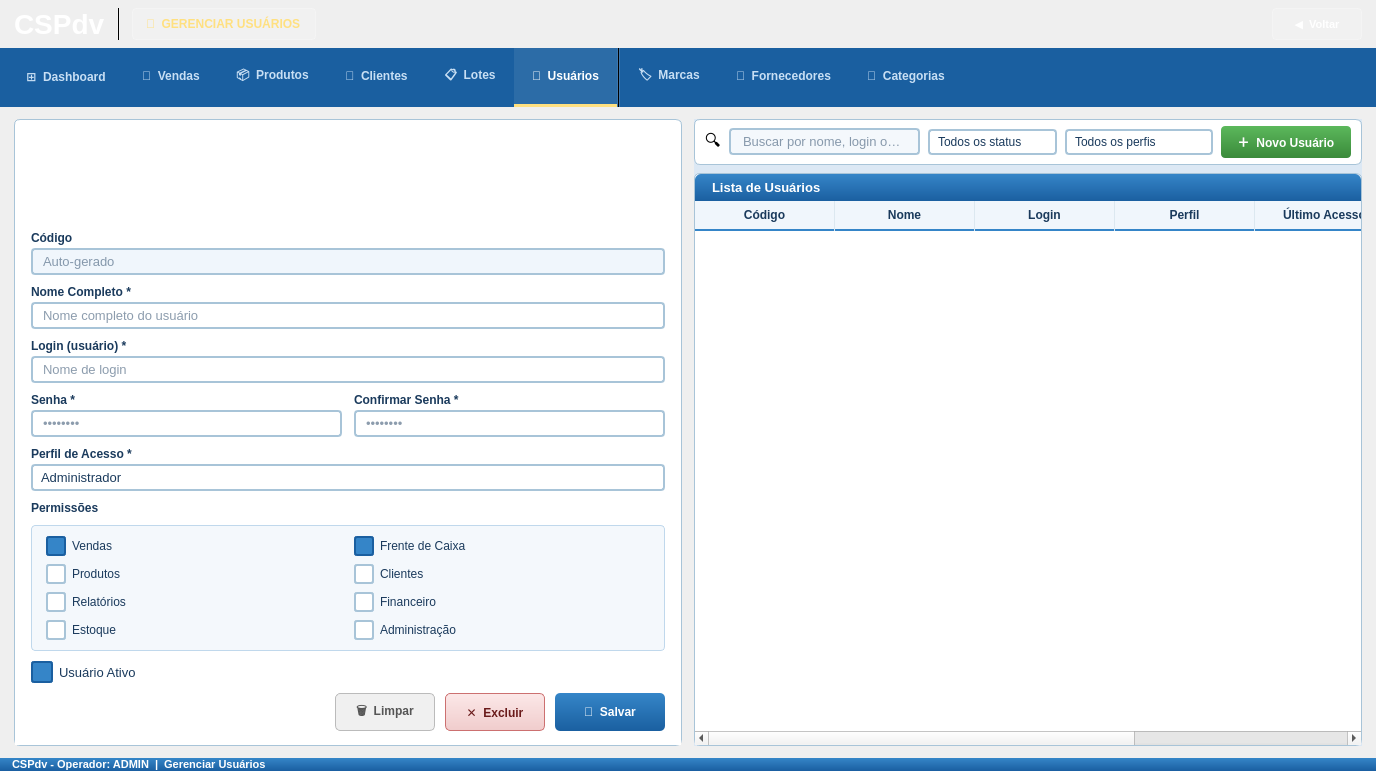
<?xml version="1.0" encoding="UTF-8"?>
<ui version="4.0">
 <class>GerenciarUsuarios</class>
 <widget class="QWidget" name="GerenciarUsuarios">
  <property name="geometry">
   <rect>
    <x>0</x>
    <y>0</y>
    <width>1376</width>
    <height>771</height>
   </rect>
  </property>
  <property name="windowTitle">
   <string>CSPdv - Gerenciar Usuários</string>
  </property>
  <property name="styleSheet">
   <string notr="true">QWidget { font-family: Arial; }</string>
  </property>
  <layout class="QVBoxLayout" name="mainVLayout">
   <property name="spacing">
    <number>0</number>
   </property>
   <property name="leftMargin">
    <number>0</number>
   </property>
   <property name="topMargin">
    <number>0</number>
   </property>
   <property name="rightMargin">
    <number>0</number>
   </property>
   <property name="bottomMargin">
    <number>0</number>
   </property>
   <item>
    <widget class="QFrame" name="frameHeader">
     <property name="styleSheet">
      <string notr="true">
       QFrame#frameHeader {
        background: qlineargradient(x1:0,y1:0,x2:0,y2:1,
         stop:0 #3585c8, stop:1 #1a5fa0);
       }
      </string>
     </property>
     <layout class="QHBoxLayout" name="headerHLayout">
      <property name="spacing">
       <number>12</number>
      </property>
      <property name="leftMargin">
       <number>14</number>
      </property>
      <property name="topMargin">
       <number>8</number>
      </property>
      <property name="rightMargin">
       <number>14</number>
      </property>
      <property name="bottomMargin">
       <number>8</number>
      </property>
      <item>
       <widget class="QLabel" name="lblLogo">
        <property name="styleSheet">
         <string notr="true">color:white;font-size:28px;font-weight:bold;</string>
        </property>
        <property name="text">
         <string>CSPdv</string>
        </property>
       </widget>
      </item>
      <item>
       <widget class="QFrame" name="frameSep">
        <property name="styleSheet">
         <string notr="true">background-color:rgba(255,255,255,80);</string>
        </property>
        <property name="frameShape">
         <enum>QFrame::VLine</enum>
        </property>
       </widget>
      </item>
      <item>
       <widget class="QLabel" name="lblBadge">
        <property name="styleSheet">
         <string notr="true">
          QLabel {
           background-color:rgba(255,255,255,30);
           color:#ffe080; font-size:12px; font-weight:bold;
           border:1px solid rgba(255,255,255,60);
           border-radius:4px; padding:3px 10px;
          }
         </string>
        </property>
        <property name="text">
         <string>🔑  GERENCIAR USUÁRIOS</string>
        </property>
       </widget>
      </item>
      <item>
       <spacer name="headerSpacer">
        <property name="orientation">
         <enum>Qt::Horizontal</enum>
        </property>
        <property name="sizeHint" stdset="0">
         <size>
          <width>40</width>
          <height>10</height>
         </size>
        </property>
       </spacer>
      </item>
      <item>
       <widget class="QPushButton" name="btnVoltar">
        <property name="minimumSize">
         <size>
          <width>90</width>
          <height>32</height>
         </size>
        </property>
        <property name="styleSheet">
         <string notr="true">
          QPushButton {
           background-color:rgba(255,255,255,25); color:white;
           font-size:11px; font-weight:bold;
           border:1px solid rgba(255,255,255,60);
           border-radius:4px; padding:4px 12px;
          }
          QPushButton:hover  { background-color:rgba(255,255,255,40); }
          QPushButton:pressed{ background-color:rgba(255,255,255,15); }
         </string>
        </property>
        <property name="text">
         <string>◀  Voltar</string>
        </property>
       </widget>
      </item>
     </layout>
    </widget>
   </item>
   <item>
    <widget class="QFrame" name="frameNavBar">
     <property name="minimumHeight"><number>44</number></property>
     <property name="maximumHeight"><number>44</number></property>
     <property name="styleSheet">
      <string notr="true">
       QFrame#frameNavBar { background-color: #1a5fa0; }
       QPushButton {
        background-color: transparent;
        color: #c8dff4;
        font-size: 12px;
        font-weight: bold;
        border: none;
        border-bottom: 3px solid transparent;
        min-height: 44px;
        padding: 6px 18px;
       }
       QPushButton:hover {
        color: white;
        background-color: rgba(255,255,255,15);
        border-bottom: 3px solid rgba(255,255,255,60);
       }
       QPushButton:checked {
        color: white;
        background-color: rgba(255,255,255,20);
        border-bottom: 3px solid #ffe080;
       }
       /* Sub-itens de catálogo (marcas/fornec/categ) — fonte menor */
       QPushButton[navSub="true"] {
        font-size: 11px;
        padding: 4px 12px;
        color: #a8d4f0;
       }
       QPushButton[navSub="true"]:hover  { color: white; }
       QPushButton[navSub="true"]:checked { color: white; }
      </string>
     </property>
     <layout class="QHBoxLayout" name="navHLayout">
      <property name="spacing"><number>0</number></property>
      <property name="leftMargin"><number>8</number></property>
      <property name="topMargin"><number>0</number></property>
      <property name="rightMargin"><number>0</number></property>
      <property name="bottomMargin"><number>0</number></property>
      <item>
       <widget class="QPushButton" name="btnNavDashboard">
        <property name="text"><string>⊞  Dashboard</string></property>
        <property name="checkable"><bool>true</bool></property>
       </widget>
      </item>
      <item>
       <widget class="QPushButton" name="btnNavVendas">
        <property name="text"><string>🛒  Vendas</string></property>
        <property name="checkable"><bool>true</bool></property>
       </widget>
      </item>
      <item>
       <widget class="QPushButton" name="btnNavProdutos">
        <property name="text"><string>📦  Produtos</string></property>
        <property name="checkable"><bool>true</bool></property>
       </widget>
      </item>
      <item>
       <widget class="QPushButton" name="btnNavClientes">
        <property name="text"><string>👥  Clientes</string></property>
        <property name="checkable"><bool>true</bool></property>
       </widget>
      </item>
      <item>
       <widget class="QPushButton" name="btnNavLotes">
        <property name="text"><string>📋  Lotes</string></property>
        <property name="checkable"><bool>true</bool></property>
       </widget>
      </item>
      <item>
       <widget class="QPushButton" name="btnNavUsuarios">
        <property name="text"><string>🔑  Usuários</string></property>
        <property name="checkable"><bool>true</bool></property>
        <property name="checked"><bool>true</bool></property>
       </widget>
      </item>
      <item>
       <widget class="QFrame" name="navSeparator">
        <property name="minimumWidth"><number>1</number></property>
        <property name="maximumWidth"><number>1</number></property>
        <property name="styleSheet"><string notr="true">background-color:rgba(255,255,255,40);</string></property>
        <property name="frameShape"><enum>QFrame::VLine</enum></property>
       </widget>
      </item>
      <item>
       <widget class="QPushButton" name="btnNavMarcas">
        <property name="text"><string>🏷  Marcas</string></property>
        <property name="checkable"><bool>true</bool></property>
       </widget>
      </item>
      <item>
       <widget class="QPushButton" name="btnNavFornecedores">
        <property name="text"><string>🚚  Fornecedores</string></property>
        <property name="checkable"><bool>true</bool></property>
       </widget>
      </item>
      <item>
       <widget class="QPushButton" name="btnNavCategorias">
        <property name="text"><string>📂  Categorias</string></property>
        <property name="checkable"><bool>true</bool></property>
       </widget>
      </item>
      <item>
       <spacer name="navSpacer">
        <property name="orientation"><enum>Qt::Horizontal</enum></property>
        <property name="sizeHint" stdset="0"><size><width>40</width><height>10</height></size></property>
       </spacer>
      </item>
     </layout>
    </widget>
   </item>
   <item>
    <layout class="QHBoxLayout" name="conteudoHLayout">
     <property name="spacing">
      <number>12</number>
     </property>
     <property name="leftMargin">
      <number>14</number>
     </property>
     <property name="topMargin">
      <number>12</number>
     </property>
     <property name="rightMargin">
      <number>14</number>
     </property>
     <property name="bottomMargin">
      <number>12</number>
     </property>
     <item>
      <widget class="QFrame" name="frameFormulario">
       <property name="styleSheet">
        <string notr="true">
          QFrame#frameFormulario {
           background-color:#ffffff;
           border:1px solid #a8c4d8;
           border-radius:6px;
          }
         </string>
       </property>
       <layout class="QVBoxLayout" name="formVLayout">
        <property name="spacing">
         <number>0</number>
        </property>
        <property name="leftMargin">
         <number>0</number>
        </property>
        <property name="topMargin">
         <number>0</number>
        </property>
        <property name="rightMargin">
         <number>0</number>
        </property>
        <property name="bottomMargin">
         <number>0</number>
        </property>
        <item>
         <widget class="QLabel" name="lblFormTitle">
          <property name="styleSheet">
           <string notr="true">
             QLabel {
              background:qlineargradient(x1:0,y1:0,x2:0,y2:1,
               stop:0 #3585c8, stop:1 #1a5fa0);
              color:white; font-size:13px; font-weight:bold;
              padding:6px 14px;
              border-top-left-radius:6px; border-top-right-radius:6px;
             }
            </string>
          </property>
          <property name="text">
           <string>Dados do Usuário</string>
          </property>
         </widget>
        </item>
        <item>
         <widget class="QFrame" name="frameCampos">
          <property name="styleSheet">
           <string notr="true">QFrame#frameCampos { background-color:#ffffff; }</string>
          </property>
          <layout class="QVBoxLayout" name="camposVLayout">
           <property name="spacing">
            <number>10</number>
           </property>
           <property name="leftMargin">
            <number>16</number>
           </property>
           <property name="topMargin">
            <number>14</number>
           </property>
           <property name="rightMargin">
            <number>16</number>
           </property>
           <property name="bottomMargin">
            <number>14</number>
           </property>
           <item>
            <layout class="QVBoxLayout">
             <property name="spacing">
              <number>3</number>
             </property>
             <item>
              <widget class="QLabel" name="lblCodigo">
               <property name="styleSheet">
                <string notr="true">font-size:12px;font-weight:bold;color:#1a3a5c;</string>
               </property>
               <property name="text">
                <string>Código</string>
               </property>
              </widget>
             </item>
             <item>
              <widget class="QLineEdit" name="lineEditCodigo">
               <property name="styleSheet">
                <string notr="true">QLineEdit{background-color:#f0f6fc;border:2px solid #a8c4d8;border-radius:4px;font-size:13px;color:#1a3a5c;padding:3px 8px;}QLineEdit:focus{border-color:#3585c8;background-color:#ffffff;}</string>
               </property>
               <property name="readOnly">
                <bool>true</bool>
               </property>
               <property name="placeholderText">
                <string>Auto-gerado</string>
               </property>
              </widget>
             </item>
            </layout>
           </item>
           <item>
            <layout class="QVBoxLayout">
             <property name="spacing">
              <number>3</number>
             </property>
             <item>
              <widget class="QLabel" name="lblNome">
               <property name="styleSheet">
                <string notr="true">font-size:12px;font-weight:bold;color:#1a3a5c;</string>
               </property>
               <property name="text">
                <string>Nome Completo *</string>
               </property>
              </widget>
             </item>
             <item>
              <widget class="QLineEdit" name="lineEditNome">
               <property name="styleSheet">
                <string notr="true">QLineEdit{background-color:#ffffff;border:2px solid #a8c4d8;border-radius:4px;font-size:13px;color:#1a3a5c;padding:3px 8px;}QLineEdit:focus{border-color:#3585c8;}</string>
               </property>
               <property name="placeholderText">
                <string>Nome completo do usuário</string>
               </property>
              </widget>
             </item>
            </layout>
           </item>
           <item>
            <layout class="QVBoxLayout">
             <property name="spacing">
              <number>3</number>
             </property>
             <item>
              <widget class="QLabel" name="lblLogin">
               <property name="styleSheet">
                <string notr="true">font-size:12px;font-weight:bold;color:#1a3a5c;</string>
               </property>
               <property name="text">
                <string>Login (usuário) *</string>
               </property>
              </widget>
             </item>
             <item>
              <widget class="QLineEdit" name="lineEditLogin">
               <property name="styleSheet">
                <string notr="true">QLineEdit{background-color:#ffffff;border:2px solid #a8c4d8;border-radius:4px;font-size:13px;color:#1a3a5c;padding:3px 8px;}QLineEdit:focus{border-color:#3585c8;}</string>
               </property>
               <property name="placeholderText">
                <string>Nome de login</string>
               </property>
              </widget>
             </item>
            </layout>
           </item>
           <item>
            <layout class="QHBoxLayout">
             <property name="spacing">
              <number>12</number>
             </property>
             <item>
              <layout class="QVBoxLayout">
               <property name="spacing">
                <number>3</number>
               </property>
               <item>
                <widget class="QLabel" name="lblSenha">
                 <property name="styleSheet">
                  <string notr="true">font-size:12px;font-weight:bold;color:#1a3a5c;</string>
                 </property>
                 <property name="text">
                  <string>Senha *</string>
                 </property>
                </widget>
               </item>
               <item>
                <widget class="QLineEdit" name="lineEditSenha">
                 <property name="styleSheet">
                  <string notr="true">QLineEdit{background-color:#ffffff;border:2px solid #a8c4d8;border-radius:4px;font-size:13px;color:#1a3a5c;padding:3px 8px;}QLineEdit:focus{border-color:#3585c8;}</string>
                 </property>
                 <property name="echoMode">
                  <enum>QLineEdit::Password</enum>
                 </property>
                 <property name="placeholderText">
                  <string>••••••••</string>
                 </property>
                </widget>
               </item>
              </layout>
             </item>
             <item>
              <layout class="QVBoxLayout">
               <property name="spacing">
                <number>3</number>
               </property>
               <item>
                <widget class="QLabel" name="lblConfSenha">
                 <property name="styleSheet">
                  <string notr="true">font-size:12px;font-weight:bold;color:#1a3a5c;</string>
                 </property>
                 <property name="text">
                  <string>Confirmar Senha *</string>
                 </property>
                </widget>
               </item>
               <item>
                <widget class="QLineEdit" name="lineEditConfSenha">
                 <property name="styleSheet">
                  <string notr="true">QLineEdit{background-color:#ffffff;border:2px solid #a8c4d8;border-radius:4px;font-size:13px;color:#1a3a5c;padding:3px 8px;}QLineEdit:focus{border-color:#3585c8;}</string>
                 </property>
                 <property name="echoMode">
                  <enum>QLineEdit::Password</enum>
                 </property>
                 <property name="placeholderText">
                  <string>••••••••</string>
                 </property>
                </widget>
               </item>
              </layout>
             </item>
            </layout>
           </item>
           <item>
            <layout class="QVBoxLayout">
             <property name="spacing">
              <number>3</number>
             </property>
             <item>
              <widget class="QLabel" name="lblPerfil">
               <property name="styleSheet">
                <string notr="true">font-size:12px;font-weight:bold;color:#1a3a5c;</string>
               </property>
               <property name="text">
                <string>Perfil de Acesso *</string>
               </property>
              </widget>
             </item>
             <item>
              <widget class="QComboBox" name="comboPerfil">
               <property name="styleSheet">
                <string notr="true">
                  QComboBox{background-color:#ffffff;border:2px solid #a8c4d8;border-radius:4px;font-size:13px;color:#1a3a5c;padding:3px 8px;}
                  QComboBox:focus{border-color:#3585c8;}
                  QComboBox::drop-down{border:none;width:24px;}
                  QComboBox QAbstractItemView{background-color:#ffffff;border:1px solid #a8c4d8;selection-background-color:#3585c8;selection-color:white;font-size:13px;}
                 </string>
               </property>
               <item>
                <property name="text">
                 <string>Administrador</string>
                </property>
               </item>
               <item>
                <property name="text">
                 <string>Operador de Caixa</string>
                </property>
               </item>
               <item>
                <property name="text">
                 <string>Gerente</string>
                </property>
               </item>
               <item>
                <property name="text">
                 <string>Estoquista</string>
                </property>
               </item>
              </widget>
             </item>
            </layout>
           </item>
           <item>
            <widget class="QLabel" name="lblPermissoes">
             <property name="styleSheet">
              <string notr="true">font-size:12px;font-weight:bold;color:#1a3a5c;</string>
             </property>
             <property name="text">
              <string>Permissões</string>
             </property>
            </widget>
           </item>
           <item>
            <widget class="QFrame" name="framePermissoes">
             <property name="styleSheet">
              <string notr="true">
                QFrame#framePermissoes{background-color:#f4f8fc;border:1px solid #c0d8ec;border-radius:4px;}
                QCheckBox{font-size:12px;color:#1a3a5c;spacing:6px;padding:2px 4px;}
                QCheckBox::indicator{width:16px;height:16px;border:2px solid #a8c4d8;border-radius:3px;background:#ffffff;}
                QCheckBox::indicator:checked{background-color:#3585c8;border-color:#1a5fa0;}
               </string>
             </property>
             <layout class="QGridLayout" name="permissoesGridLayout">
              <property name="leftMargin">
               <number>10</number>
              </property>
              <property name="topMargin">
               <number>8</number>
              </property>
              <property name="rightMargin">
               <number>10</number>
              </property>
              <property name="bottomMargin">
               <number>8</number>
              </property>
              <property name="spacing">
               <number>4</number>
              </property>
              <item row="0" column="0">
               <widget class="QCheckBox" name="checkVendas">
                <property name="text">
                 <string>Vendas</string>
                </property>
                <property name="checked">
                 <bool>true</bool>
                </property>
               </widget>
              </item>
              <item row="0" column="1">
               <widget class="QCheckBox" name="checkCaixa">
                <property name="text">
                 <string>Frente de Caixa</string>
                </property>
                <property name="checked">
                 <bool>true</bool>
                </property>
               </widget>
              </item>
              <item row="1" column="0">
               <widget class="QCheckBox" name="checkProdutos">
                <property name="text">
                 <string>Produtos</string>
                </property>
               </widget>
              </item>
              <item row="1" column="1">
               <widget class="QCheckBox" name="checkClientes">
                <property name="text">
                 <string>Clientes</string>
                </property>
               </widget>
              </item>
              <item row="2" column="0">
               <widget class="QCheckBox" name="checkRelatorios">
                <property name="text">
                 <string>Relatórios</string>
                </property>
               </widget>
              </item>
              <item row="2" column="1">
               <widget class="QCheckBox" name="checkFinanceiro">
                <property name="text">
                 <string>Financeiro</string>
                </property>
               </widget>
              </item>
              <item row="3" column="0">
               <widget class="QCheckBox" name="checkEstoque">
                <property name="text">
                 <string>Estoque</string>
                </property>
               </widget>
              </item>
              <item row="3" column="1">
               <widget class="QCheckBox" name="checkAdmin">
                <property name="text">
                 <string>Administração</string>
                </property>
               </widget>
              </item>
             </layout>
            </widget>
           </item>
           <item>
            <widget class="QCheckBox" name="checkAtivo">
             <property name="styleSheet">
              <string notr="true">
                QCheckBox{font-size:13px;color:#1a3a5c;spacing:6px;}
                QCheckBox::indicator{width:18px;height:18px;border:2px solid #a8c4d8;border-radius:3px;background:#ffffff;}
                QCheckBox::indicator:checked{background-color:#3585c8;border-color:#1a5fa0;}
               </string>
             </property>
             <property name="text">
              <string>Usuário Ativo</string>
             </property>
             <property name="checked">
              <bool>true</bool>
             </property>
            </widget>
           </item>
           <item>
            <layout class="QHBoxLayout" name="botoesHLayout">
             <property name="spacing">
              <number>10</number>
             </property>
             <item>
              <spacer name="btnSpacer">
               <property name="orientation">
                <enum>Qt::Horizontal</enum>
               </property>
               <property name="sizeHint" stdset="0">
                <size>
                 <width>20</width>
                 <height>10</height>
                </size>
               </property>
              </spacer>
             </item>
             <item>
              <widget class="QPushButton" name="btnLimpar">
               <property name="minimumSize">
                <size>
                 <width>100</width>
                 <height>38</height>
                </size>
               </property>
               <property name="styleSheet">
                <string notr="true">QPushButton{background-color:#f0f0f0;color:#555555;font-size:12px;font-weight:bold;border:1px solid #bbbbbb;border-radius:5px;padding:5px 14px;}QPushButton:hover{background-color:#e0e0e0;}QPushButton:pressed{background-color:#cccccc;}</string>
               </property>
               <property name="text">
                <string>🗑  Limpar</string>
               </property>
              </widget>
             </item>
             <item>
              <widget class="QPushButton" name="btnExcluir">
               <property name="minimumSize">
                <size>
                 <width>100</width>
                 <height>38</height>
                </size>
               </property>
               <property name="styleSheet">
                <string notr="true">QPushButton{background:qlineargradient(x1:0,y1:0,x2:0,y2:1,stop:0 #fce8e8,stop:1 #f0cccc);color:#6a1a1a;font-size:12px;font-weight:bold;border:1px solid #cc7070;border-radius:5px;padding:5px 14px;}QPushButton:hover{background:#f8d8d8;border-color:#aa4444;}QPushButton:pressed{background:#e8b8b8;}</string>
               </property>
               <property name="text">
                <string>✕  Excluir</string>
               </property>
              </widget>
             </item>
             <item>
              <widget class="QPushButton" name="btnSalvar">
               <property name="minimumSize">
                <size>
                 <width>110</width>
                 <height>38</height>
                </size>
               </property>
               <property name="styleSheet">
                <string notr="true">QPushButton{background:qlineargradient(x1:0,y1:0,x2:0,y2:1,stop:0 #3585c8,stop:1 #1a5fa0);color:white;font-size:12px;font-weight:bold;border:none;border-radius:5px;padding:5px 14px;}QPushButton:hover{background:#2a74b8;}QPushButton:pressed{background:#1a5fa0;}</string>
               </property>
               <property name="text">
                <string>💾  Salvar</string>
               </property>
               <property name="shortcut">
                <string>Return</string>
               </property>
              </widget>
             </item>
            </layout>
           </item>
          </layout>
         </widget>
        </item>
       </layout>
      </widget>
     </item>
     <item>
      <widget class="QFrame" name="frameTabelaArea">
       <property name="styleSheet">
        <string notr="true">QFrame#frameTabelaArea{background-color:#dce8f4;}</string>
       </property>
       <layout class="QVBoxLayout" name="tabelaAreaVLayout">
        <property name="spacing">
         <number>8</number>
        </property>
        <property name="leftMargin">
         <number>0</number>
        </property>
        <property name="topMargin">
         <number>0</number>
        </property>
        <property name="rightMargin">
         <number>0</number>
        </property>
        <property name="bottomMargin">
         <number>0</number>
        </property>
        <item>
         <widget class="QFrame" name="frameToolbar">
          <property name="styleSheet">
           <string notr="true">
             QFrame#frameToolbar{background-color:#ffffff;border:1px solid #a8c4d8;border-radius:6px;}
            </string>
          </property>
          <layout class="QHBoxLayout" name="toolbarHLayout">
           <property name="spacing">
            <number>8</number>
           </property>
           <property name="leftMargin">
            <number>10</number>
           </property>
           <property name="topMargin">
            <number>6</number>
           </property>
           <property name="rightMargin">
            <number>10</number>
           </property>
           <property name="bottomMargin">
            <number>6</number>
           </property>
           <item>
            <widget class="QLabel" name="lblBuscaIcon">
             <property name="styleSheet">
              <string notr="true">font-size:16px;</string>
             </property>
             <property name="text">
              <string>🔍</string>
             </property>
            </widget>
           </item>
           <item>
            <widget class="QLineEdit" name="lineEditBusca">
             <property name="styleSheet">
              <string notr="true">
                QLineEdit{background-color:#f4f8fc;border:2px solid #a8c4d8;border-radius:4px;font-size:13px;color:#1a3a5c;padding:3px 10px;}
                QLineEdit:focus{border-color:#3585c8;background-color:#ffffff;}
               </string>
             </property>
             <property name="placeholderText">
              <string>Buscar por nome, login ou perfil...</string>
             </property>
            </widget>
           </item>
           <item>
            <widget class="QComboBox" name="comboFiltroStatus">
             <property name="styleSheet">
              <string notr="true">
                QComboBox{background-color:#ffffff;border:2px solid #a8c4d8;border-radius:4px;font-size:12px;color:#1a3a5c;padding:3px 8px;}
                QComboBox:focus{border-color:#3585c8;}
                QComboBox::drop-down{border:none;width:22px;}
                QComboBox QAbstractItemView{background-color:#ffffff;border:1px solid #a8c4d8;selection-background-color:#3585c8;selection-color:white;}
               </string>
             </property>
             <item>
              <property name="text">
               <string>Todos os status</string>
              </property>
             </item>
             <item>
              <property name="text">
               <string>Ativos</string>
              </property>
             </item>
             <item>
              <property name="text">
               <string>Inativos</string>
              </property>
             </item>
            </widget>
           </item>
           <item>
            <widget class="QComboBox" name="comboFiltroPerfil">
             <property name="styleSheet">
              <string notr="true">
                QComboBox{background-color:#ffffff;border:2px solid #a8c4d8;border-radius:4px;font-size:12px;color:#1a3a5c;padding:3px 8px;}
                QComboBox:focus{border-color:#3585c8;}
                QComboBox::drop-down{border:none;width:22px;}
                QComboBox QAbstractItemView{background-color:#ffffff;border:1px solid #a8c4d8;selection-background-color:#3585c8;selection-color:white;}
               </string>
             </property>
             <item>
              <property name="text">
               <string>Todos os perfis</string>
              </property>
             </item>
             <item>
              <property name="text">
               <string>Administrador</string>
              </property>
             </item>
             <item>
              <property name="text">
               <string>Operador de Caixa</string>
              </property>
             </item>
             <item>
              <property name="text">
               <string>Gerente</string>
              </property>
             </item>
             <item>
              <property name="text">
               <string>Estoquista</string>
              </property>
             </item>
            </widget>
           </item>
           <item>
            <widget class="QPushButton" name="btnNovoUsuario">
             <property name="minimumSize">
              <size>
               <width>130</width>
               <height>32</height>
              </size>
             </property>
             <property name="styleSheet">
              <string notr="true">
                QPushButton{background:qlineargradient(x1:0,y1:0,x2:0,y2:1,stop:0 #5cb85c,stop:1 #3a8a3a);color:white;font-size:12px;font-weight:bold;border:none;border-radius:4px;padding:4px 14px;}
                QPushButton:hover{background:#4a9a4a;}
                QPushButton:pressed{background:#3a8a3a;}
               </string>
             </property>
             <property name="text">
              <string>＋  Novo Usuário</string>
             </property>
            </widget>
           </item>
          </layout>
         </widget>
        </item>
        <item>
         <widget class="QFrame" name="frameTabelaUsuarios">
          <property name="styleSheet">
           <string notr="true">
             QFrame#frameTabelaUsuarios{background-color:#ffffff;border:1px solid #a8c4d8;border-radius:6px;}
            </string>
          </property>
          <layout class="QVBoxLayout" name="tabelaVLayout">
           <property name="spacing">
            <number>0</number>
           </property>
           <property name="leftMargin">
            <number>0</number>
           </property>
           <property name="topMargin">
            <number>0</number>
           </property>
           <property name="rightMargin">
            <number>0</number>
           </property>
           <property name="bottomMargin">
            <number>0</number>
           </property>
           <item>
            <widget class="QLabel" name="lblTabelaTitle">
             <property name="styleSheet">
              <string notr="true">
                QLabel{background:qlineargradient(x1:0,y1:0,x2:0,y2:1,stop:0 #3585c8,stop:1 #1a5fa0);color:white;font-size:13px;font-weight:bold;padding:6px 14px;border-top-left-radius:6px;border-top-right-radius:6px;}
               </string>
             </property>
             <property name="text">
              <string>Lista de Usuários</string>
             </property>
            </widget>
           </item>
           <item>
            <widget class="QTableWidget" name="tableUsuarios">
             <property name="styleSheet">
              <string notr="true">
                QTableWidget{background-color:#ffffff;alternate-background-color:#f2f8fc;border:none;border-bottom-left-radius:6px;border-bottom-right-radius:6px;font-size:12px;gridline-color:#dce8f0;outline:0;}
                QTableWidget::item{padding:4px 8px;color:#111111;}
                QTableWidget::item:selected{background-color:#3585c8;color:#ffffff;}
                QTableWidget::item:hover:!selected{background-color:#ddeef8;}
                QHeaderView::section:horizontal{background-color:#f0f6fc;color:#1a3a5c;font-size:12px;font-weight:bold;padding:5px 8px;border:none;border-right:1px solid #dce8f0;border-bottom:2px solid #3585c8;}
                QHeaderView::section:horizontal:last{border-right:none;}
                QHeaderView::section:horizontal:checked{background-color:#f0f6fc;color:#1a3a5c;}
                QHeaderView::section:vertical{background-color:#ffffff;color:#ffffff;border:none;border-bottom:1px solid #dce8f0;border-right:1px solid #dce8f0;width:16px;}
                QHeaderView::section:vertical:checked{background-color:#3585c8;color:#3585c8;}
                QTableCornerButton::section{background-color:#f0f6fc;border:none;border-bottom:2px solid #3585c8;border-right:1px solid #dce8f0;}
                QScrollBar:vertical{background:#f0f4f8;width:10px;margin:0;}
                QScrollBar::handle:vertical{background:#a8c4d8;border-radius:4px;min-height:20px;}
                QScrollBar::handle:vertical:hover{background:#3585c8;}
                QScrollBar::add-line:vertical,QScrollBar::sub-line:vertical{height:0px;}
               </string>
             </property>
             <property name="editTriggers">
              <set>QAbstractItemView::NoEditTriggers</set>
             </property>
             <property name="alternatingRowColors">
              <bool>true</bool>
             </property>
             <property name="selectionMode">
              <enum>QAbstractItemView::SingleSelection</enum>
             </property>
             <property name="selectionBehavior">
              <enum>QAbstractItemView::SelectRows</enum>
             </property>
             <property name="showGrid">
              <bool>true</bool>
             </property>
             <property name="sortingEnabled">
              <bool>true</bool>
             </property>
             <property name="wordWrap">
              <bool>false</bool>
             </property>
             <property name="rowCount">
              <number>0</number>
             </property>
             <property name="columnCount">
              <number>6</number>
             </property>
             <attribute name="horizontalHeaderVisible">
              <bool>true</bool>
             </attribute>
             <attribute name="horizontalHeaderDefaultSectionSize">
              <number>140</number>
             </attribute>
             <attribute name="horizontalHeaderHighlightSections">
              <bool>false</bool>
             </attribute>
             <attribute name="horizontalHeaderStretchLastSection">
              <bool>true</bool>
             </attribute>
             <attribute name="verticalHeaderVisible">
              <bool>true</bool>
             </attribute>
             <attribute name="verticalHeaderDefaultSectionSize">
              <number>28</number>
             </attribute>
             <attribute name="verticalHeaderHighlightSections">
              <bool>true</bool>
             </attribute>
             <column>
              <property name="text">
               <string>Código</string>
              </property>
             </column>
             <column>
              <property name="text">
               <string>Nome</string>
              </property>
             </column>
             <column>
              <property name="text">
               <string>Login</string>
              </property>
             </column>
             <column>
              <property name="text">
               <string>Perfil</string>
              </property>
             </column>
             <column>
              <property name="text">
               <string>Último Acesso</string>
              </property>
             </column>
             <column>
              <property name="text">
               <string>Status</string>
              </property>
             </column>
            </widget>
           </item>
          </layout>
         </widget>
        </item>
       </layout>
      </widget>
     </item>
    </layout>
   </item>
   <item>
    <widget class="QFrame" name="frameStatusBar">
     <property name="styleSheet">
      <string notr="true">QFrame#frameStatusBar{background:qlineargradient(x1:0,y1:0,x2:0,y2:1,stop:0 #3585c8,stop:1 #1a5fa0);}</string>
     </property>
     <layout class="QHBoxLayout" name="statusHLayout">
      <property name="leftMargin">
       <number>12</number>
      </property>
      <property name="topMargin">
       <number>0</number>
      </property>
      <property name="rightMargin">
       <number>12</number>
      </property>
      <property name="bottomMargin">
       <number>0</number>
      </property>
      <item>
       <widget class="QLabel" name="lblStatusBar">
        <property name="styleSheet">
         <string notr="true">color:white;font-size:11px;font-weight:bold;</string>
        </property>
        <property name="text">
         <string>CSPdv - Operador: ADMIN  |  Gerenciar Usuários</string>
        </property>
       </widget>
      </item>
      <item>
       <spacer name="statusSpacer">
        <property name="orientation">
         <enum>Qt::Horizontal</enum>
        </property>
        <property name="sizeHint" stdset="0">
         <size>
          <width>40</width>
          <height>10</height>
         </size>
        </property>
       </spacer>
      </item>
     </layout>
    </widget>
   </item>
  </layout>
 </widget>
 <resources/>
 <connections/>
</ui>
